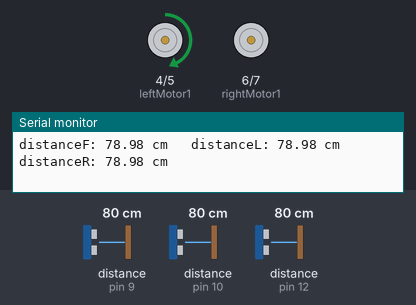
Bench run of a sketch on a simulated Arduino Uno, built with avr-gcc and run on an emulated ATmega328P. On the bench: motor-driver pin pairs drawn as motors (green arrow = first pin HIGH = forward, orange = second pin HIGH = backward, longer = more drive, scaled by the enable pin), the last lines printed to the serial monitor. Wiring (inferred from the names in the program): 3 × ultrasonic range finder: trigger pin 8, echo pin 9 / trigger pin 11, echo pin 10 / trigger pin 13, echo pin 12. The test bench sets the inputs (shaded band); at power-on: distance to the obstacle (sensors on pin 9, pin 10, pin 12) 80 cm. The echo pulse lasts 58.3 µs per cm.

Above: at 1.9 s.
2.0 s: distance to the obstacle (sensor on pin 9) set to 10 cm
3.9 s: distance to the obstacle (sensor on pin 9) set to 7 cm
At 6.1 s:
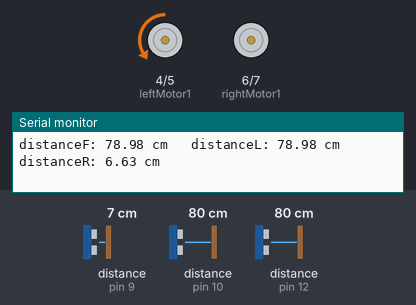
6.4 s: distance to the obstacle (sensor on pin 10) set to 23 cm
8.9 s: distance to the obstacle (sensor on pin 10) set to 19 cm
At 11.4 s:
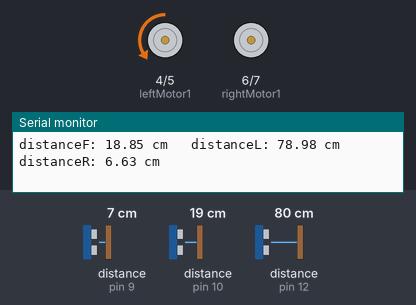
13.2 s: distance to the obstacle (sensor on pin 12) set to 14 cm
16.7 s: distance to the obstacle (sensor on pin 12) set to 11 cm
At 18.1 s:
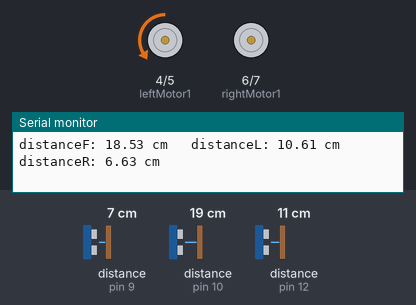
Timing chart, 0 to 22.0 s (numbered marks = the images above; inputs shaded):
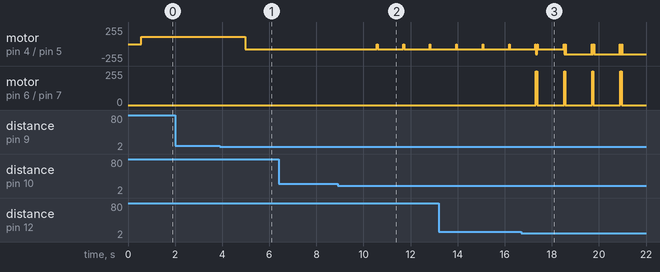

Measured:
- the behaviour switches between 9 and 8 cm on distance to the obstacle (sensor on pin 9) (found by bisection; images 0 and 1)
- the behaviour switches between 21 and 20 cm on distance to the obstacle (sensor on pin 10) (found by bisection; images 1 and 2)
- the behaviour switches between 13 and 12 cm on distance to the obstacle (sensor on pin 12) (found by bisection; images 2 and 3)
- after the input at 3.9 s, motor on pin 4 (leftMotor1) / pin 5 (leftMotor2): forward 110/255 → backward 75/255 after 1.1 s
- after the input at 8.9 s, motor on pin 4 (leftMotor1) / pin 5 (leftMotor2): alternates backward 75/255 for 1.1 s and stopped for 0.03 s, starting after 1.7 s
- after the input at 16.7 s, motor on pin 6 (rightMotor1) / pin 7 (rightMotor2): alternates forward 255/255 for 0.05 s and stopped for 1.1 s, starting after 0.63 s

The sketch:

arduino_source_code.ino
```cpp
#include <SoftwareSerial.h>

// Initializes SoftwareSerial for Bluetooth communication on pins 14 and 15
SoftwareSerial BT(14, 15);

// Initializes SoftwareSerial for Bluetooth communication on pins 14 and 15
#define Limit 8
#define FLimit 20

// Defines the large and small time periods for motor control
#define Period 50
#define BP 25

// Offset values for left and right wheels
int leftOffset;
int rightOffset;

// Defines the pins for motor control
int leftMotor1 = 4;
int leftMotor2 = 5;
int leftENA = 3;
int rightMotor1 = 6;
int rightMotor2 = 7;
int rightENA = 2;

// Defines the pins for ultrasonic sensors' trigger and echo
int trigPinF = 11;
int trigPinL = 13;
int trigPinR = 8;
int echoPinF = 10;
int echoPinL = 12;
int echoPinR = 9;

// Variables to hold the duration of the ultrasonic pulse and the calculated distance
long durationF;
float distanceF;
long durationL;
float distanceL;
long durationR;
float distanceR;

void setup() {
  // Initializes the Bluetooth module
  BT.begin(9600);
  // Sets the pin modes for ultrasonic sensors and motors
  pinMode(trigPinF, OUTPUT);
  pinMode(trigPinL, OUTPUT);
  pinMode(trigPinR, OUTPUT);
  pinMode(echoPinF, INPUT);
  pinMode(echoPinL, INPUT);
  pinMode(echoPinR, INPUT);
  pinMode(leftMotor1, OUTPUT);
  pinMode(leftMotor2, OUTPUT);
  pinMode(leftENA, OUTPUT);
  pinMode(rightMotor1, OUTPUT);
  pinMode(rightMotor2, OUTPUT);
  pinMode(rightENA, OUTPUT);
  Serial.begin(9600);
}


// Function to trigger ultrasonic sensors and calculate distances
void sensor() {
  // Triggers sensor 1
  digitalWrite(trigPinF, LOW);
  delayMicroseconds(2);
  digitalWrite(trigPinF, HIGH);
  delayMicroseconds(10);
  digitalWrite(trigPinF, LOW);

  // receive echo signal and calculate distance
  durationF = pulseIn(echoPinF, HIGH);
  distanceF = durationF * 0.034 / 2;

  // Triggers sensor 2
  digitalWrite(trigPinL, LOW);
  delayMicroseconds(2);
  digitalWrite(trigPinL, HIGH);
  delayMicroseconds(10);
  digitalWrite(trigPinL, LOW);

  // receive echo signal and calculate distance
  durationL = pulseIn(echoPinL, HIGH);
  distanceL = durationL * 0.034 / 2;

  // Triggers sensor 3
  digitalWrite(trigPinR, LOW);
  delayMicroseconds(2);
  digitalWrite(trigPinR, HIGH);
  delayMicroseconds(10);
  digitalWrite(trigPinR, LOW);

  // receive echo signal and calculate distance
  durationR = pulseIn(echoPinR, HIGH);
  distanceR = durationR * 0.034 / 2;

  Serial.print("distanceF: ");
  Serial.print(distanceF);
  Serial.print(" cm");
  Serial.print("   distanceL: ");
  Serial.print(distanceL);
  Serial.print(" cm");
  Serial.print("   distanceR: ");
  Serial.print(distanceR);
  Serial.println(" cm");
}

// Function to control the robot's movement.
// @param left Indicates the direction for the left motor (1 for forward, -1 for backward, 0 for stop).
// @param right Indicates the direction for the right motor (1 for forward, -1 for backward, 0 for stop).
// @param leftDuty Sets the duty cycle (0 ~ 255) for the left motor.
// @param rightDuty Sets the duty cycle (0 ~ 255) for the right motor.
// @param T Defines the time period for motor control.
void run(int left, int right, int leftDuty, int rightDuty, int T) {
  if (left == 1) { //left forward turn
    digitalWrite(leftMotor1, HIGH);
    digitalWrite(leftMotor2, LOW);
  }
  if (left == -1) { //left backword turn
    digitalWrite(leftMotor1, LOW);
    digitalWrite(leftMotor2, HIGH);
  }
  analogWrite(leftENA, leftDuty); //left speed

  if (right == 1) { //right forward turn
    digitalWrite(rightMotor1, HIGH);
    digitalWrite(rightMotor2, LOW);
  }
  if (right == -1) { //right backword turn
    digitalWrite(rightMotor1, LOW);
    digitalWrite(rightMotor2, HIGH);
  }
  analogWrite(rightENA, rightDuty); //right speed
  if(left == 0 && right == 0){
    digitalWrite(rightMotor1, LOW);
    digitalWrite(rightMotor2, LOW);
    digitalWrite(leftMotor1, LOW);
    digitalWrite(leftMotor2, LOW);
  }
  delay(T);
}

// Function to move the robot forward.
// @param delta Adjusts the base speed by this value.
void goForward(int delta) {
  run(1, 1, 90 + delta + leftOffset, 90 + delta + rightOffset, Period);
}

void goBackward() {
  run(-1, -1, 60, 60, BP * 0.25);
}

void turnLeft() {
  run(-1, 1, 75, 75, Period * 7);
}

void turnRight() {
  run(1, -1, 75, 75, Period * 7);
}

/**
 * The motionLogic function contains the logic for robot movement based on sensor readings.
 */
void motionLogic() {

  // Checks if there's enough space in front of the robot
  if(distanceF > FLimit && distanceF < 300) {

    // Checks if there's space on both left and right sides
    if(distanceL > Limit && distanceR > Limit) {
      goForward(+20);  // Moves forward
    }

    // Checks if there's only space on the right side
    if(distanceL < Limit && distanceR > Limit) {
      turnRight();  // Makes a slight right turn
    }

    // Checks if there's only space on the left side
    if(distanceL > Limit && distanceR < Limit) {
      turnLeft();  // Makes a slight left turn
    }

    // Checks if there's no space on either side
    if(distanceL < Limit && distanceR < Limit) {
      goForward(0);  // Continues forward
    }
  }

  // Checks if there's not enough space in front
  if(distanceF < FLimit){

    // Checks if there's no space on either side and makes a U-turn
    if(distanceL < 12 && distanceR < 12) {
      run(0, 0, 0, 0, BP);  // Stops
      run(-1, 1, 150, 145, Period);  // Makes a U-turn
    }

    // Checks if there's more space on the left and makes a 90 degree left turn
    if(distanceL > distanceR) {
      run(0, 0, 0, 0, BP);  // Stops
      run(-1, 1, 75, 70, Period);  // Makes a 90 degree left turn
    }

    // Checks if there's more space on the right and makes a 90 degree right turn
    if(distanceR > distanceL) {
      run(0, 0, 0, 0, BP);  // Stops
      run(1, -1, 75, 70, Period);  // Makes a 90 degree right turn
    }
  }

  // Checks if there's a large space in front, possibly indicating the robot has exited the maze
  if(distanceF > 300) {
    run(0, 0, 0, 0, Period);  // Stops
  }

  delay(500);  // Adds a delay before the next loop iteration
}

// Code below is adapted from Xiang Ni's implementation
void UploadDistance() {
  delay(500);
 String message = "front:[" + String(distanceF)+"]";
 BT.write(message.c_str());

 message = "left:[" + String(distanceL)+"]";
 BT.write(message.c_str());

 message = "right:[" + String(distanceR)+"]";
 BT.write(message.c_str());
}

// Main loop to continuously check sensor data, update distances, and control motor logic
void loop() {
  sensor();
  UploadDistance();
  motionLogic();
}
```
